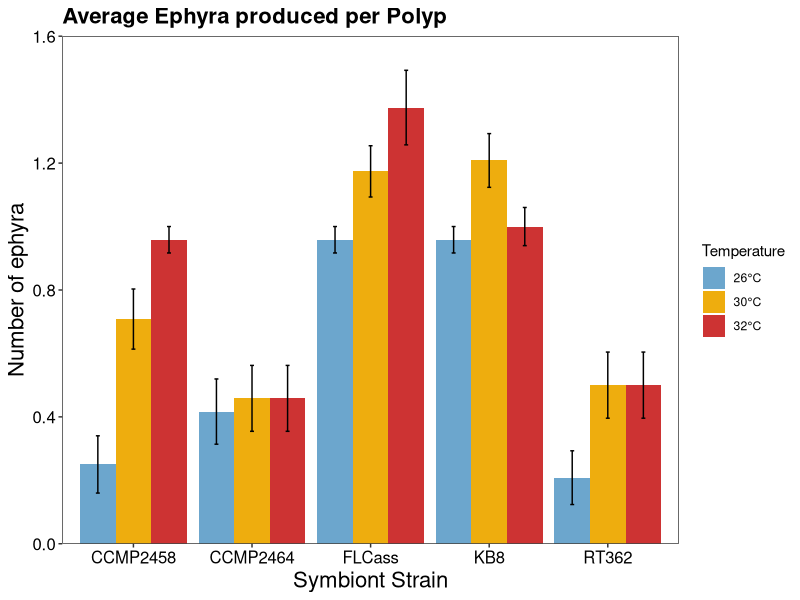

Write the R code that produced this figure. (Note: this script raises an error after producing the figure.)
#Cassiopea Polyp Data
#Created by Jennica Moffat 02162020

#Clear the environment
rm(list=ls())

#load libraries
library(tidyverse)
library(car)

#Load data
mydata<-read.csv("Data/Thesis_PolypData_Summary.csv")
mydata<-mydata%>%
  mutate_if(is.character,as.factor)

#Aposymbiotic removed (for developmental timing and ephyra)
NoApoData <- mydata %>%
  filter(Genotype != "Aposymbiotic") %>%
  droplevels
#Apo and dead removed 
NoApoNoDeadData <- subset(NoApoData, Survive.to.End == "Yes")

#Adding columns for each developmental stage to see percentage that actually reached that stage in 28 days
Developed.data<-NoApoData%>%
  mutate(Inoc = ifelse(is.na(Days.to.Inoculation), "No", "Yes"),
         Strob=ifelse(is.na(Days.to.Strobilation), "No", "Yes"),
         Ephyra=ifelse(is.na(Days.to.Ephyra), "No", "Yes"))

#GRAPHS#
#Bargraph of total average ephyra production including dead ones####
#New data frame without Apo (since no ephyra)
NoApoData <- mydata %>%
  filter(Genotype != "Aposymbiotic") %>%
  droplevels

TotalEphyra <- NoApoData %>%
  group_by(Genotype, Temp) %>%
  summarize(mean=mean(Total.Ephyra.Produced, na.rm=TRUE), SE=sd(Total.Ephyra.Produced, na.rm=TRUE)/sqrt(length(na.omit(Total.Ephyra.Produced))))

TotalEphyraPlot<-ggplot(TotalEphyra, aes(x=Genotype, y=mean, fill=factor(Temp), group=factor(Temp)))+  #basic plot
  theme_bw()+ #Removes grey background
  scale_y_continuous(expand=c(0,0), limits=c(0, 1.6))+
  theme(plot.title = element_text(face = "bold", size=16), axis.text.x=element_text(color="black", size=12), axis.text.y=element_text(color="black", size=12), axis.title.x = element_text(color="black", size=16), axis.title.y = element_text(color="black", size=16),panel.grid.major=element_blank(), panel.grid.minor=element_blank()) +
  geom_bar(stat="identity", position="dodge", size=0.6) + #determines the bar width
  geom_errorbar(aes(ymax=mean+SE, ymin=mean-SE), stat="identity", position=position_dodge(width=0.9), width=0.1)+  #adds error bars
  labs(x="Symbiont Strain", y="Number of ephyra", fill="Temperature")+  #labels the x and y axes
  ggtitle("Average Ephyra produced per Polyp")+
  scale_fill_manual(values = c("skyblue3", "darkgoldenrod2", "brown3"), labels=c("26°C", "30°C", "32°C"))
TotalEphyraPlot

TotalEphyraPlot+ggsave("Graphs/Polyps/EphyraProduced_deadincluded.png", width=8, height=5)

#Total Ephyra final plot
pal<-c("#79CFDB", "#859A51", "#DFADE1") #blue, green, pink (not colorblind friendly)
pal<-c("#2c7fb8", "#7fcdbb", "#edf8b1") #blue greens
pal<-c("#88CCEE", "#DDCC77", "#CC6677") #blue, yellow, orange
pal<-c("#ac8eab", "#f2cec7", "#c67b6f") #purples

Ephyra.final<-ggplot(TotalEphyra, aes(x=Genotype, y=mean, fill=factor(Temp), group=factor(Temp)))+  #basic plot
  theme_bw()+ #Removes grey background
  labs(x="Symbiont Genotype", y="Ephyra Produced", fill="Temperature")+#labels the x and y axes
  theme(axis.text.x=element_text(color="black", size=11), axis.text.y=element_text(color="black", size=12), axis.title.x = element_text(color="black", size=16), axis.title.y = element_text(color="black", size=16),panel.grid.major=element_blank(), panel.grid.minor=element_blank()) +
  geom_bar(stat="identity", position="dodge", size=0.6) + #determines the bar width
  geom_errorbar(aes(ymax=mean+SE, ymin=mean-SE), stat="identity", position=position_dodge(width=0.9), width=0.1)+  #adds error bars
  scale_fill_manual(values=pal, labels = c("26°C", "30°C", "32°C"))+
  scale_y_continuous(expand=c(0,0), limits=c(0,1.6))
Ephyra.final
Ephyra.final+ggsave("Graphs/FinalGraphs/polyp_totalephyra.png", width=8, height=5)

#Just temp, not geno
TotalEphyraTemp <- NoApoData %>%
  group_by(Temp) %>%
  summarize(mean=mean(Total.Ephyra.Produced, na.rm=TRUE), SE=sd(Total.Ephyra.Produced, na.rm=TRUE)/sqrt(length(na.omit(Total.Ephyra.Produced))))
TotalEphyraTemp

TotalEphyraPlotTemp<-ggplot(TotalEphyraTemp, aes(x=Temp, y=mean))+  #basic plot
  theme_bw()+ #Removes grey background
  theme(axis.text.x=element_text(color="black", size=14), axis.text.y=element_text(face="bold", color="black", size=12), axis.title.x = element_text(face="bold", color="black", size=16), axis.title.y = element_text(face="bold", color="black", size=16),panel.grid.major=element_blank(), panel.grid.minor=element_blank()) +
  geom_bar(stat="identity", position="dodge", size=0.6, fill="mediumorchid4") + #determines the bar width
  geom_errorbar(aes(ymax=mean+SE, ymin=mean-SE), stat="identity", position=position_dodge(width=0.9), width=0.1)+  #adds error bars
  labs(x="Temperature", y="Average Ephyra per polyp")+  #labels the x and y axes
  ggtitle("Average Ephyra produced per Polyp (dead included)")
  
TotalEphyraPlotTemp+ggsave("Graphs/Polyps/EphyraByTemp.png", width=10, height=5)

#Just geno, not temp
TotalEphyraGeno <- NoApoData %>%
  group_by(Genotype) %>%
  summarize(mean=mean(Total.Ephyra.Produced, na.rm=TRUE), SE=sd(Total.Ephyra.Produced, na.rm=TRUE)/sqrt(length(na.omit(Total.Ephyra.Produced))))
TotalEphyraGeno

TotalEphyraPlotGeno<-ggplot(TotalEphyraGeno, aes(x=Genotype, y=mean))+  #basic plot
  theme_bw()+ #Removes grey background
  theme(axis.text.x=element_text(color="black", size=14), axis.text.y=element_text(face="bold", color="black", size=12), axis.title.x = element_text(face="bold", color="black", size=16), axis.title.y = element_text(face="bold", color="black", size=16),panel.grid.major=element_blank(), panel.grid.minor=element_blank()) +
  geom_bar(stat="identity", position="dodge", size=0.6, fill="darkseagreen3") + #determines the bar width
  geom_errorbar(aes(ymax=mean+SE, ymin=mean-SE), stat="identity", position=position_dodge(width=0.9), width=0.1)+  #adds error bars
  labs(x="Genotype", y="Average Ephyra per polyp")+  #labels the x and y axes
  ggtitle("Average Ephyra produced per Polyp (dead included)")
TotalEphyraPlotGeno
TotalEphyraPlotGeno+ggsave("Graphs/Polyps/EphyraByGeno.png", width=10, height=5)

#Boxplot of total ephyra production####
NoApoDataEphyra<-NoApoData%>%
  filter(Total.Ephyra.Produced!="NA")

boxplot<-NoApoDataEphyra%>%
  ggplot(aes(x=Genotype, y=Total.Ephyra.Produced, fill=Temp))+
  geom_boxplot()+
  theme_bw()+
  scale_x_discrete(name = "Genotype") +
  scale_y_continuous(name = "Total Ephyra Produced")+
  ggtitle("Total ephyra production per polyp")+
  theme(plot.title = element_text(face="bold"), 
        axis.text.x=element_text(size=10), 
        axis.text.y=element_text(size=10), 
        axis.title.y = element_text(face="bold", size=12), 
        axis.title.x = element_text(face="bold", size=12))+
  labs(fill="Temperature")+
  scale_fill_manual(values = c("#79CFDB", "#859A51", "#DFADE1"), labels=c("26°C", "30°C","32°C"))
boxplot
#Since they all either produced 0, 1, or 2, there's too many dots to use jitter
#I think bargraph is best to represent this one. 

violinplot<-NoApoDataEphyra%>%
  ggplot(aes(x=Genotype, y=Total.Ephyra.Produced, fill=Temp))+
  geom_violin()+
  theme_bw()+
  scale_x_discrete(name = "Genotype") +
  scale_y_continuous(name = "Total Ephyra Produced")+
  ggtitle("Total ephyra production per polyp")+
  theme(plot.title = element_text(hjust=0.5, face="bold"), 
        axis.text.x=element_text(size=10), 
        axis.text.y=element_text(size=10), 
        axis.title.y = element_text(face="bold", size=12), 
        axis.title.x = element_text(face="bold", size=12))+
  labs(fill="Temperature")+
  scale_fill_manual(values = c("#79CFDB", "#859A51", "#DFADE1"), labels=c("26°C", "30°C","32°C"))
violinplot


#New dataframe without dead
NoApoNoDeadData <- subset(NoApoData, Survive.to.End == "Yes")
View(NoApoNoDeadData)

#Average Total Ephyra Produced#
TotalEphyraNoDead <- NoApoNoDeadData %>%
  group_by(Genotype, Temp) %>%
  summarize(mean=mean(Total.Ephyra.Produced, na.rm=TRUE), SE=sd(Total.Ephyra.Produced, na.rm=TRUE)/sqrt(length(na.omit(Total.Ephyra.Produced))))
TotalEphyraNoDead

TotalEphyraNoDeadPlot<-ggplot(TotalEphyraNoDead, aes(x=Genotype, y=mean, fill=factor(Temp), group=factor(Temp)))+  #basic plot
  theme_bw()+ #Removes grey background
  theme(axis.text.x=element_text(color="black", size=14), axis.text.y=element_text(face="bold", color="black", size=12), axis.title.x = element_text(face="bold", color="black", size=16), axis.title.y = element_text(face="bold", color="black", size=16),panel.grid.major=element_blank(), panel.grid.minor=element_blank()) +
  geom_bar(stat="identity", position="dodge", size=0.6) + #determines the bar width
  geom_errorbar(aes(ymax=mean+SE, ymin=mean-SE), stat="identity", position=position_dodge(width=0.9), width=0.1)+  #adds error bars
  labs(x="Genotype", y="Average Ephyra per polyp", fill="Temperature")+  #labels the x and y axes
  ggtitle("Average Ephyra produced per Polyp (dead removed)")+
  scale_fill_manual(values = c("skyblue3", "darkgoldenrod2", "brown3"), labels=c("26°C", "30°C", "32°C"))
TotalEphyraNoDeadPlot

TotalEphyraNoDeadPlot+ggsave("Graphs/Polyps/EphyraProduced_deadremoved.pdf", width=11, height=6.19, dpi=300, unit="in")

#Average Total Ephyra Produced as percent that inoculated 
InoculatedData <- subset(NoApoNoDeadData, Days.to.Inoculation != "NA")

EphyraifInoc <- InoculatedData %>%
  group_by(Genotype, Temp) %>%
  summarize(mean=mean(Total.Ephyra.Produced, na.rm=TRUE), SE=sd(Total.Ephyra.Produced, na.rm=TRUE)/sqrt(length(na.omit(Total.Ephyra.Produced))))
EphyraifInoc

EphyraifInocPlot<-ggplot(EphyraifInoc, aes(x=Genotype, y=mean, fill=factor(Temp), group=factor(Temp)))+  #basic plot
  theme_bw()+ #Removes grey background
  theme(axis.text.x=element_text(color="black", size=14), axis.text.y=element_text(face="bold", color="black", size=12), axis.title.x = element_text(face="bold", color="black", size=16), axis.title.y = element_text(face="bold", color="black", size=16),panel.grid.major=element_blank(), panel.grid.minor=element_blank()) +
  geom_bar(stat="identity", position="dodge", size=0.6) + #determines the bar width
  geom_errorbar(aes(ymax=mean+SE, ymin=mean-SE), stat="identity", position=position_dodge(width=0.9), width=0.1)+  #adds error bars
  labs(x="Genotype", y="Average Ephyra per polyp", fill="Temperature")+  #labels the x and y axes
  ggtitle("Average Ephyra produced per Polyp (if inoculated)")+
  scale_fill_manual(values = c("skyblue3", "darkgoldenrod2", "brown3"), labels=c("26°C", "30°C", "32°C"))
EphyraifInocPlot

EphyraifInocPlot+ggsave("Graphs/Polyps/EphyraifInoc.pdf", width=11, height=6.19, dpi=300, unit="in")


#Time to strobilation####
#Removing the NA's, which are the ones that never strobilated. Losing part of the story. 
#How to manage?

#First, let's see how many even got to strobilation
total.strob<-Developed.data%>%
  group_by(Genotype, Temp, Strob)%>%
  tally()
ggplot(total.strob, aes(fill=Strob, y=n, x=Temp))+
  geom_bar(position="stack", stat="identity")+
  facet_wrap(~Genotype)


DaystoStrobNoDead <- NoApoNoDeadData %>%
  group_by(Genotype, Temp) %>%
  summarize(mean=mean(Days.to.Strobilation, na.rm=TRUE), SE=sd(Days.to.Strobilation, na.rm=TRUE)/sqrt(length(na.omit(Days.to.Strobilation))))

DaystoStrobNoDeadPlot<-ggplot(DaystoStrobNoDead, aes(x=Genotype, y=mean, fill=factor(Temp), group=factor(Temp)))+  #basic plot
  theme_bw()+ #Removes grey background
  scale_y_continuous(expand=c(0,0), limits=c(0, 25))+
  theme(plot.title = element_text(face = "bold", size=16), axis.text.x=element_text(color="black", size=12), axis.text.y=element_text(color="black", size=12), axis.title.x = element_text(color="black", size=16), axis.title.y = element_text(color="black", size=16),panel.grid.major=element_blank(), panel.grid.minor=element_blank()) +
  geom_bar(stat="identity", position="dodge", size=0.6) + #determines the bar width
  geom_errorbar(aes(ymax=mean+SE, ymin=mean-SE), stat="identity", position=position_dodge(width=0.9), width=0.1)+  #adds error bars
  labs(x="Symbiont Strain", y="Number of days", fill="Temperature")+  #labels the x and y axes
  ggtitle("Average Days to Strobilation")+
  scale_fill_manual(values = c("skyblue3", "darkgoldenrod2", "brown3"), labels=c("26°C", "30°C", "32°C"))
DaystoStrobNoDeadPlot

DaystoStrobNoDeadPlot+ggsave("Graphs/Polyps/DaystoStrob_deadremoved.png", width=8, height=5)

#Boxplot of data to see distribution
ggplot(NoApoNoDeadData, aes(x=Genotype, y=Days.to.Strobilation, fill=factor(Temp)))+  #basic plot
  theme_bw()+
  geom_boxplot()+
  labs(x="Genotype", y="Avg days to strobilation", fill="Temperature")+  #labels the x and y axes
  ggtitle("Average Days to Strobilation (dead removed)")+
  scale_fill_manual(values = c("skyblue3", "darkgoldenrod2", "brown3"), labels=c("26°C", "30°C", "32°C"))
#Automatically removes all NA's values, so graph is just of those that did strobilate


strob.boxplot<-NoApoData%>%
  ggplot(aes(x=Genotype, y=Days.to.Strobilation, fill=Temp))+
  geom_boxplot()+
  theme_bw()+
  geom_jitter(color="black", size=0.5, alpha=0.7)+
  scale_x_discrete(name = "Genotype") +
  scale_y_continuous(name = "Days to Strobilation")+
  ggtitle("Days to Strobilation")+
  theme(plot.title = element_text(face="bold"), 
        axis.text.x=element_text(size=10), 
        axis.text.y=element_text(size=10), 
        axis.title.y = element_text(face="bold", size=12), 
        axis.title.x = element_text(face="bold", size=12))+
  labs(fill="Temperature")+
  scale_fill_manual(values = c("#79CFDB", "#859A51", "#DFADE1"), labels=c("26°C", "30°C","32°C"))

strob.boxplot+ggsave("Graphs/Polyps/DaystoStrob.boxplot.png", width=10, height=5)

#Just temp, not geno
DaystoStrobNoDeadTemp <- NoApoNoDeadData %>%
  group_by(Temp) %>%
  summarize(mean=mean(Days.to.Strobilation, na.rm=TRUE), SE=sd(Days.to.Strobilation, na.rm=TRUE)/sqrt(length(na.omit(Days.to.Strobilation))))
DaystoStrobNoDeadTemp

DaysStrobTemp<-ggplot(DaystoStrobNoDeadTemp, aes(x=Temp, y=mean))+  #basic plot
  theme_bw()+ #Removes grey background
  theme(axis.text.x=element_text(color="black", size=14), axis.text.y=element_text(face="bold", color="black", size=12), axis.title.x = element_text(face="bold", color="black", size=16), axis.title.y = element_text(face="bold", color="black", size=16),panel.grid.major=element_blank(), panel.grid.minor=element_blank()) +
  geom_bar(stat="identity", position="dodge", size=0.6, fill="mediumorchid4") + #determines the bar width
  geom_errorbar(aes(ymax=mean+SE, ymin=mean-SE), stat="identity", position=position_dodge(width=0.9), width=0.1)+  #adds error bars
  labs(x="Temperature", y="Days to strobilation")+  #labels the x and y axes
  ggtitle("Average Days to Strobilation (no dead)")
DaysStrobTemp+ggsave("Graphs/Polyps/DaystoStrobTemp.png", width=10, height=5)

#Just geno, not temp
DaystoStrobNoDeadGeno <- NoApoNoDeadData %>%
  group_by(Genotype) %>%
  summarize(mean=mean(Days.to.Strobilation, na.rm=TRUE), SE=sd(Days.to.Strobilation, na.rm=TRUE)/sqrt(length(na.omit(Days.to.Strobilation))))
DaystoStrobNoDeadGeno

DaysStrobGeno<-ggplot(DaystoStrobNoDeadGeno, aes(x=Genotype, y=mean))+  #basic plot
  theme_bw()+ #Removes grey background
  theme(axis.text.x=element_text(color="black", size=14), axis.text.y=element_text(face="bold", color="black", size=12), axis.title.x = element_text(face="bold", color="black", size=16), axis.title.y = element_text(face="bold", color="black", size=16),panel.grid.major=element_blank(), panel.grid.minor=element_blank()) +
  geom_bar(stat="identity", position="dodge", size=0.6, fill="darkseagreen3") + #determines the bar width
  geom_errorbar(aes(ymax=mean+SE, ymin=mean-SE), stat="identity", position=position_dodge(width=0.9), width=0.1)+  #adds error bars
  labs(x="Genotype", y="Days to Strobilation")+  #labels the x and y axes
  ggtitle("Average Days to Strobilation (no dead)")
DaysStrobGeno+ggsave("Graphs/Polyps/DaystoStrobGeno.png", width=10, height=5)


#Time to inoculation (same issue as strobilation)####
#First, let's see how many even inoculated
total.inoc<-Developed.data%>%
  group_by(Genotype, Temp, Inoc)%>%
  tally()
ggplot(total.inoc, aes(fill=Inoc, y=n, x=Temp))+
  geom_bar(position="stack", stat="identity")+
  facet_wrap(~Genotype)

DaystoInocNoDead <- NoApoNoDeadData %>%
  group_by(Genotype, Temp) %>%
  summarize(mean=mean(Days.to.Inoculation, na.rm=TRUE), SE=sd(Days.to.Inoculation, na.rm=TRUE)/sqrt(length(na.omit(Days.to.Inoculation))))
DaystoInocNoDead

DaystoInocNoDeadPlot<-ggplot(DaystoInocNoDead, aes(x=Genotype, y=mean, fill=factor(Temp), group=factor(Temp)))+  #basic plot
  theme_bw()+ #Removes grey background
  scale_y_continuous(expand=c(0,0), limits=c(0, 24))+
  theme(plot.title = element_text(face = "bold", size=16), axis.text.x=element_text(color="black", size=12), axis.text.y=element_text(color="black", size=12), axis.title.x = element_text(color="black", size=16), axis.title.y = element_text(color="black", size=16),panel.grid.major=element_blank(), panel.grid.minor=element_blank()) +
  geom_bar(stat="identity", position="dodge", size=0.6) + #determines the bar width
  geom_errorbar(aes(ymax=mean+SE, ymin=mean-SE), stat="identity", position=position_dodge(width=0.9), width=0.1)+  #adds error bars
  labs(x="Symbiont Strain", y="Number of days", fill="Temperature")+  #labels the x and y axes
  ggtitle("Average Days to Inoculation")+
  scale_fill_manual(values = c("skyblue3", "darkgoldenrod2", "brown3"), labels=c("26°C", "30°C", "32°C"))
DaystoInocNoDeadPlot

DaystoInocNoDeadPlot+ggsave("Graphs/Polyps/DaystoInoc_deadremoved.png", width=8, height=5)

#Just temp, not geno
DaystoInocNoDeadTemp <- NoApoNoDeadData %>%
  group_by(Temp) %>%
  summarize(mean=mean(Days.to.Inoculation, na.rm=TRUE), SE=sd(Days.to.Inoculation, na.rm=TRUE)/sqrt(length(na.omit(Days.to.Inoculation))))
DaystoInocNoDeadTemp

DaysInocTemp<-ggplot(DaystoInocNoDeadTemp, aes(x=Temp, y=mean))+  #basic plot
  theme_bw()+ #Removes grey background
  theme(axis.text.x=element_text(color="black", size=14), axis.text.y=element_text(face="bold", color="black", size=12), axis.title.x = element_text(face="bold", color="black", size=16), axis.title.y = element_text(face="bold", color="black", size=16),panel.grid.major=element_blank(), panel.grid.minor=element_blank()) +
  geom_bar(stat="identity", position="dodge", size=0.6, fill="mediumorchid4") + #determines the bar width
  geom_errorbar(aes(ymax=mean+SE, ymin=mean-SE), stat="identity", position=position_dodge(width=0.9), width=0.1)+  #adds error bars
  labs(x="Temperature", y="Days to inoculation")+  #labels the x and y axes
  ggtitle("Average Days to Inoculation (no dead)")
DaysInocTemp+ggsave("Graphs/Polyps/DaystoInocTemp.png", width=10, height=5)

#Just geno, not temp
DaystoInocNoDeadGeno <- NoApoNoDeadData %>%
  group_by(Genotype) %>%
  summarize(mean=mean(Days.to.Inoculation, na.rm=TRUE), SE=sd(Days.to.Inoculation, na.rm=TRUE)/sqrt(length(na.omit(Days.to.Inoculation))))
DaystoInocNoDeadGeno

DaysInocGeno<-ggplot(DaystoInocNoDeadGeno, aes(x=Genotype, y=mean))+  #basic plot
  theme_bw()+ #Removes grey background
  theme(axis.text.x=element_text(color="black", size=14), axis.text.y=element_text(face="bold", color="black", size=12), axis.title.x = element_text(face="bold", color="black", size=16), axis.title.y = element_text(face="bold", color="black", size=16),panel.grid.major=element_blank(), panel.grid.minor=element_blank()) +
  geom_bar(stat="identity", position="dodge", size=0.6, fill="darkseagreen3") + #determines the bar width
  geom_errorbar(aes(ymax=mean+SE, ymin=mean-SE), stat="identity", position=position_dodge(width=0.9), width=0.1)+  #adds error bars
  labs(x="Temperature", y="Days to inoculation")+  #labels the x and y axes
  ggtitle("Average Days to Inoculation (no dead)")
DaysInocGeno+ggsave("Graphs/Polyps/DaystoInocGeno.png", width=10, height=5)


#Time to inoculation boxplot####
inoc.boxplot<-NoApoData%>%
  ggplot(aes(x=Genotype, y=Days.to.Inoculation, fill=Temp))+
  geom_boxplot()+
  theme_bw()+
  geom_jitter(color="black", size=0.5, alpha=0.7)+
  scale_x_discrete(name = "Genotype") +
  scale_y_continuous(name = "Days to Inoculation")+
  ggtitle("Days to Inoculation")+
  theme(plot.title = element_text(face="bold"), 
        axis.text.x=element_text(size=10), 
        axis.text.y=element_text(size=10), 
        axis.title.y = element_text(face="bold", size=12), 
        axis.title.x = element_text(face="bold", size=12))+
  labs(fill="Temperature")+
  scale_fill_manual(values = c("#79CFDB", "#859A51", "#DFADE1"), labels=c("26°C", "30°C","32°C"))
inoc.boxplot+ggsave("Graphs/Polyps/Inoculation.boxplot.png", width=10, height=5)

#time to ephyra####
#First, let's see how many even got to strobilation
time.ephyra.total<-Developed.data%>%
  group_by(Genotype, Temp, Ephyra)%>%
  tally()
ggplot(time.ephyra.total, aes(fill=Ephyra, y=n, x=Temp))+
  geom_bar(position="stack", stat="identity")+
  facet_wrap(~Genotype)

#Boxplot of those that did produce an ephyra
DaystoEphyraNoDead <- NoApoNoDeadData %>%
  group_by(Genotype, Temp) %>%
  summarize(mean=mean(Days.to.Ephyra, na.rm=TRUE), SE=sd(Days.to.Ephyra, na.rm=TRUE)/sqrt(length(na.omit(Days.to.Ephyra))))
DaystoEphyraNoDead

DaystoEphyraNoDeadPlot<-ggplot(DaystoEphyraNoDead, aes(x=Genotype, y=mean, fill=factor(Temp), group=factor(Temp)))+  #basic plot
  theme_bw()+ #Removes grey background+
  scale_y_continuous(expand=c(0,0), limits=c(0, 28))+
  theme(plot.title = element_text(face = "bold", size=16), axis.text.x=element_text(color="black", size=12), axis.text.y=element_text(color="black", size=12), axis.title.x = element_text(color="black", size=16), axis.title.y = element_text(color="black", size=16),panel.grid.major=element_blank(), panel.grid.minor=element_blank()) +
  geom_bar(stat="identity", position="dodge", size=0.6) + #determines the bar width
  geom_errorbar(aes(ymax=mean+SE, ymin=mean-SE), stat="identity", position=position_dodge(width=0.9), width=0.1)+  #adds error bars
  labs(x="Symbiont Strain", y="Number of days", fill="Temperature")+  #labels the x and y axes
  ggtitle("Average Days to Produce an Ephyra")+
  scale_fill_manual(values = c("skyblue3", "darkgoldenrod2", "brown3"), labels=c("26°C", "30°C", "32°C"))
DaystoEphyraNoDeadPlot

DaystoEphyraNoDeadPlot+ggsave("Graphs/Polyps/DaystoEphyra_deadremoved.png", width=8, height=5)

#boxplot
TE.boxplot<-NoApoData%>%
  ggplot(aes(x=Genotype, y=Days.to.Ephyra, fill=Temp))+
  geom_boxplot()+
  theme_bw()+
  geom_jitter(color="black", size=0.5, alpha=0.7)+
  scale_x_discrete(name = "Genotype") +
  scale_y_continuous(name = "Days to Ephyra")+
  ggtitle("Days to Produce First Ephyra")+
  theme(plot.title = element_text(face="bold"), 
        axis.text.x=element_text(size=10), 
        axis.text.y=element_text(size=10), 
        axis.title.y = element_text(face="bold", size=12), 
        axis.title.x = element_text(face="bold", size=12))+
  labs(fill="Temperature")+
  scale_fill_manual(values = c("#79CFDB", "#859A51", "#DFADE1"), labels=c("26°C", "30°C","32°C"))
TE.boxplot+ggsave("Graphs/Polyps/DaystoEphyra.boxplot.png", width=10, height=5)


#Just temp, not geno
DaystoEphyraNoDeadTemp <- NoApoNoDeadData %>%
  group_by(Temp) %>%
  summarize(mean=mean(Days.to.Ephyra, na.rm=TRUE), SE=sd(Days.to.Ephyra, na.rm=TRUE)/sqrt(length(na.omit(Days.to.Ephyra))))
DaystoEphyraNoDeadTemp

DaysEphyraTemp<-ggplot(DaystoEphyraNoDeadTemp, aes(x=Temp, y=mean))+  #basic plot
  theme_bw()+ #Removes grey background
  theme(axis.text.x=element_text(color="black", size=14), axis.text.y=element_text(face="bold", color="black", size=12), axis.title.x = element_text(face="bold", color="black", size=16), axis.title.y = element_text(face="bold", color="black", size=16),panel.grid.major=element_blank(), panel.grid.minor=element_blank()) +
  geom_bar(stat="identity", position="dodge", size=0.6, fill="mediumorchid4") + #determines the bar width
  geom_errorbar(aes(ymax=mean+SE, ymin=mean-SE), stat="identity", position=position_dodge(width=0.9), width=0.1)+  #adds error bars
  labs(x="Temperature", y="Days to ephyra")+  #labels the x and y axes
  ggtitle("Average Days to Ephyra (no dead)")
DaysEphyraTemp+ggsave("Graphs/Polyps/DaystoEphyraTemp.png", width=10, height=5)

#Just geno, not temp
DaystoEphyraNoDeadGeno <- NoApoNoDeadData %>%
  group_by(Genotype) %>%
  summarize(mean=mean(Days.to.Ephyra, na.rm=TRUE), SE=sd(Days.to.Ephyra, na.rm=TRUE)/sqrt(length(na.omit(Days.to.Ephyra))))
DaystoEphyraNoDeadGeno

DaysEphyraGeno<-ggplot(DaystoEphyraNoDeadGeno, aes(x=Genotype, y=mean))+  #basic plot
  theme_bw()+ #Removes grey background
  theme(axis.text.x=element_text(color="black", size=14), axis.text.y=element_text(face="bold", color="black", size=12), axis.title.x = element_text(face="bold", color="black", size=16), axis.title.y = element_text(face="bold", color="black", size=16),panel.grid.major=element_blank(), panel.grid.minor=element_blank()) +
  geom_bar(stat="identity", position="dodge", size=0.6, fill="darkseagreen3") + #determines the bar width
  geom_errorbar(aes(ymax=mean+SE, ymin=mean-SE), stat="identity", position=position_dodge(width=0.9), width=0.1)+  #adds error bars
  labs(x="Temperature", y="Days to ephyra")+  #labels the x and y axes
  ggtitle("Average Days to Ephyra (no dead)")
DaysEphyraGeno+ggsave("Graphs/Polyps/DaystoEphyraGeno.png", width=10, height=5)

#Survival####
#I have one weird NA from a spilled one. Just gonna remove it. 
mydata2<-subset(mydata, Survive.to.End != "NA")

Survival<- mydata2%>%group_by(Genotype, Temp)%>%
  tally(Survive.to.End == "Yes")
Survival

Survival$SurvivalRate<-Survival$n/24
Survival

#Not quite because I need SE somehow
Survival2<- mydata2%>%group_by(Genotype, Temp, Plate, WellNum)%>%
  tally(Survive.to.End == "Yes")
Survival2

SurvivalSummary<-Survival2%>%
  group_by(Genotype, Temp) %>%
  summarize(mean=mean(n, na.rm=TRUE), SE=sd(n, na.rm=TRUE)/sqrt(length(na.omit(n))))
SurvivalSummary
#I think this is what I need. Double check!

SurvivalPlot<-ggplot(SurvivalSummary, aes(x=Genotype, y=mean, fill=factor(Temp), group=factor(Temp)))+  #basic plot
  theme_bw()+ #Removes grey background
  theme(axis.text.x=element_text(color="black", size=14), axis.text.y=element_text(face="bold", color="black", size=12), axis.title.x = element_text(face="bold", color="black", size=16), axis.title.y = element_text(face="bold", color="black", size=16),panel.grid.major=element_blank(), panel.grid.minor=element_blank()) +
  geom_bar(stat="identity", position="dodge", size=0.6) + #determines the bar width
  geom_errorbar(aes(ymax=mean+SE, ymin=mean-SE), stat="identity", position=position_dodge(width=0.9), width=0.1)+  #adds error bars
  labs(x="Genotype", y="Avg Survival", fill="Temperature")+  #labels the x and y axes
  ggtitle("Average Survival")+
  scale_fill_manual(values = c("skyblue3", "darkgoldenrod2", "brown3"), labels=c("26°C", "30°C", "32°C"))
SurvivalPlot

SurvivalPlot+ggsave("Graphs/Polyps/SurvivalPlot.pdf", width=11, height=6.19, dpi=300, unit="in")


#Bud production####
#Removing dead polyps
NoDeadData <- subset(mydata, Survive.to.End == "Yes")
NoDeadData

BudData<-NoDeadData%>%
  group_by(Genotype, Temp)%>%
  summarize(mean=mean(Total.Buds, na.rm=TRUE), SE=sd(Total.Buds, na.rm=TRUE)/sqrt(length(na.omit(Total.Buds))))
BudData

BudPlot<-ggplot(BudData, aes(x=Genotype, y=mean, fill=factor(Temp), group=factor(Temp)))+  #basic plot
  theme_bw()+ #Removes grey background
  scale_y_continuous(expand=c(0,0), limits=c(0, 5.1))+
  theme(plot.title = element_text(face = "bold", size=16), axis.text.x=element_text(color="black", size=12), axis.text.y=element_text(color="black", size=12), axis.title.x = element_text(color="black", size=16), axis.title.y = element_text(color="black", size=16),panel.grid.major=element_blank(), panel.grid.minor=element_blank()) +
  geom_bar(stat="identity", position="dodge", size=0.6) + #determines the bar width
  geom_errorbar(aes(ymax=mean+SE, ymin=mean-SE), stat="identity", position=position_dodge(width=0.9), width=0.1)+  #adds error bars
  labs(x="Symbiont Strain", y="Number of buds", fill="Temperature")+  #labels the x and y axes
  ggtitle("Average buds produced per polyp")+
  scale_fill_manual(values = c("skyblue3", "darkgoldenrod2", "brown3"), labels=c("26°C", "30°C", "32°C"))
BudPlot

BudPlot+ggsave("Graphs/Polyps/BudPlot_deadremoved.png", width=8, height=5)

BudData<-mydata%>%
  group_by(Genotype, Temp)%>%
  summarize(mean=mean(Total.Buds, na.rm=TRUE), SE=sd(Total.Buds, na.rm=TRUE)/sqrt(length(na.omit(Total.Buds))))

pal<-c("#ac8eab", "#f2cec7", "#c67b6f") #purples
Buds.final<-ggplot(BudData, aes(x=Genotype, y=mean, fill=factor(Temp), group=factor(Temp)))+  #basic plot
  theme_bw()+ #Removes grey background
  labs(x="Symbiont Genotype", y="Number of Buds", fill="Temperature")+#labels the x and y axes
  theme(axis.text.x=element_text(color="black", size=11), axis.text.y=element_text(color="black", size=12), axis.title.x = element_text(color="black", size=16), axis.title.y = element_text(color="black", size=16),panel.grid.major=element_blank(), panel.grid.minor=element_blank()) +
  geom_bar(stat="identity", position="dodge", size=0.6) + #determines the bar width
  geom_errorbar(aes(ymax=mean+SE, ymin=mean-SE), stat="identity", position=position_dodge(width=0.9), width=0.1)+  #adds error bars
  scale_fill_manual(values=pal, labels = c("26°C", "30°C", "32°C"))+
  scale_y_continuous(expand=c(0,0), limits=c(0,5.1))
Buds.final
Buds.final+ggsave("Graphs/FinalGraphs/polyp_buds.png", width=8, height=5)


#Boxplot
bud.boxplot<-mydata%>%
  ggplot(aes(x=Genotype, y=Total.Buds, fill=Temp))+
  geom_boxplot()+
  theme_bw()+
  geom_jitter(color="black", size=0.5, alpha=0.7)+
  scale_x_discrete(name = "Genotype") +
  scale_y_continuous(name = "Number of Buds")+
  ggtitle("Total Bud Production per Polyp")+
  theme(plot.title = element_text(face="bold"), 
        axis.text.x=element_text(size=10), 
        axis.text.y=element_text(size=10), 
        axis.title.y = element_text(face="bold", size=12), 
        axis.title.x = element_text(face="bold", size=12))+
  labs(fill="Temperature")+
  scale_fill_manual(values = c("#79CFDB", "#859A51", "#DFADE1"), labels=c("26°C", "30°C","32°C"))
bud.boxplot+ggsave("Graphs/Polyps/Bud.boxplot.png", width=10, height=5)

bud.boxplot.nojitter<-mydata%>%
  ggplot(aes(x=Genotype, y=Total.Buds, fill=Temp))+
  geom_boxplot()+
  theme_bw()+
  scale_x_discrete(name = "Genotype") +
  scale_y_continuous(name = "Number of Buds")+
  ggtitle("Total Bud Production per Polyp")+
  theme(plot.title = element_text(face="bold"), 
        axis.text.x=element_text(size=10), 
        axis.text.y=element_text(size=10), 
        axis.title.y = element_text(face="bold", size=12), 
        axis.title.x = element_text(face="bold", size=12))+
  labs(fill="Temperature")+
  scale_fill_manual(values = c("#79CFDB", "#859A51", "#DFADE1"), labels=c("26°C", "30°C","32°C"))
bud.boxplot.nojitter+ggsave("Graphs/Polyps/Bud.boxplot.nojitter.png", width=10, height=5)

#violin
bud.violin<-mydata%>%
  ggplot(aes(x=Genotype, y=Total.Buds, fill=Temp))+
  geom_violin()+
  theme_bw()+
  scale_x_discrete(name = "Genotype") +
  scale_y_continuous(name = "Number of Buds")+
  ggtitle("Total Bud Production per Polyp")+
  theme(plot.title = element_text(face="bold"), 
        axis.text.x=element_text(size=10), 
        axis.text.y=element_text(size=10), 
        axis.title.y = element_text(face="bold", size=12), 
        axis.title.x = element_text(face="bold", size=12))+
  labs(fill="Temperature")+
  scale_fill_manual(values = c("#79CFDB", "#859A51", "#DFADE1"), labels=c("26°C", "30°C","32°C"))
bud.violin
#Nothing too crazy, but good to double check. 


#Just temp, not geno
BudDataTemp<-NoDeadData%>%
  group_by(Temp)%>%
  summarize(mean=mean(Total.Buds, na.rm=TRUE), SE=sd(Total.Buds, na.rm=TRUE)/sqrt(length(na.omit(Total.Buds))))
BudDataTemp

BudTemp<-ggplot(BudDataTemp, aes(x=Temp, y=mean))+  #basic plot
  theme_bw()+ #Removes grey background
  theme(axis.text.x=element_text(color="black", size=14), axis.text.y=element_text(face="bold", color="black", size=12), axis.title.x = element_text(face="bold", color="black", size=16), axis.title.y = element_text(face="bold", color="black", size=16),panel.grid.major=element_blank(), panel.grid.minor=element_blank()) +
  geom_bar(stat="identity", position="dodge", size=0.6, fill="mediumorchid4") + #determines the bar width
  geom_errorbar(aes(ymax=mean+SE, ymin=mean-SE), stat="identity", position=position_dodge(width=0.9), width=0.1)+  #adds error bars
  labs(x="Temperature", y="Number of buds")+  #labels the x and y axes
  ggtitle("Average Bud Production (no dead)")
BudTemp+ggsave("Graphs/Polyps/BudsTemp.png", width=10, height=5)

#Just geno, not temp
BudDataGeno<-NoDeadData%>%
  group_by(Genotype)%>%
  summarize(mean=mean(Total.Buds, na.rm=TRUE), SE=sd(Total.Buds, na.rm=TRUE)/sqrt(length(na.omit(Total.Buds))))
BudDataGeno

BudsGeno<-ggplot(BudDataGeno, aes(x=Genotype, y=mean))+  #basic plot
  theme_bw()+ #Removes grey background
  theme(axis.text.x=element_text(color="black", size=14), axis.text.y=element_text(face="bold", color="black", size=12), axis.title.x = element_text(face="bold", color="black", size=16), axis.title.y = element_text(face="bold", color="black", size=16),panel.grid.major=element_blank(), panel.grid.minor=element_blank()) +
  geom_bar(stat="identity", position="dodge", size=0.6, fill="darkseagreen3") + #determines the bar width
  geom_errorbar(aes(ymax=mean+SE, ymin=mean-SE), stat="identity", position=position_dodge(width=0.9), width=0.1)+  #adds error bars
  labs(x="Temperature", y="Number of Buds")+  #labels the x and y axes
  ggtitle("Average Bud Production (no dead)")
BudsGeno+ggsave("Graphs/Polyps/BudsGeno.png", width=10, height=5)

#STATS####
#Clear the environment
rm(list=ls())
#Load data
mydata<-read.csv("Data/Thesis_PolypData_Summary.csv")
mydata$Temp<-as.factor(mydata$Temp)
View(mydata)

#Total average ephyra production####
#Removing aposymbiotic
NoApoData <- subset(mydata, Genotype != "Aposymbiotic")
View(NoApoData)

#Genotype (fixed) and Temperature (fixed) on dependent variables (total ephyra production)

#Make model
Ephyramodel<-aov(Total.Ephyra.Produced~Genotype*Temp*Plate, random="Plate", data=NoApoData)
#Check assumptions
plot(Ephyramodel)
model1res<-resid(Ephyramodel)
qqp(model1res, "norm")
#I think it's normal enough. A few outliers(?) 338, 361, 290, and 313

#Run model
EphyraAnova<-anova(Ephyramodel)
EphyraAnova
#Yay! Significant interaction between Genotype and Temp (unsurprisingly)
#Genotype:Temp, P=0.003441 ***

#Time to strobilation####

#I need to remove the NA's
StrobilatedData <- subset(NoApoData, Days.to.Strobilation != "NA")
View(StrobilatedData)

#Make model
Strobmodel<-aov(Days.to.Strobilation~Genotype*Temp, data=StrobilatedData)
#Check assumptions
plot(Strobmodel)
Strobmodelres<-resid(Strobmodel)
qqp(Strobmodelres, "norm")
#Not great. A few outliers: 337, 318, 186, and 194

#transform
StrobilatedData$logDays<-log(StrobilatedData$Days.to.Strobilation)
logStrobmodel<-aov(logDays~Genotype*Temp, data=StrobilatedData)
logStrobmodelres<-resid(logStrobmodel)
qqp(logStrobmodelres, "norm")
#Better,let's log one more time

StrobilatedData$loglogDays<-log(StrobilatedData$logDays)
loglogStrobmodel<-aov(loglogDays~Genotype*Temp, data=StrobilatedData)
loglogStrobmodelres<-resid(loglogStrobmodel)
qqp(loglogStrobmodelres, "norm")
#Slightly better, but a lot of points still just above CI's 


#Square root
StrobilatedData$sqrtDays<-sqrt(StrobilatedData$Days.to.Strobilation)
sqrtStrobmodel<-aov(sqrtDays~Genotype*Temp, data=StrobilatedData)
sqrtStrobmodelres<-resid(sqrtStrobmodel)
qqp(sqrtStrobmodelres, "norm")
#Barely changed. 

#Using model of double logged data
anova(loglogStrobmodel)
#Interaction = 0.03549*



#Time to inoculation####
#I need to remove the NA's
InocData <- subset(NoApoData, Days.to.Inoculation != "NA")
View(InocData)

#Make model
Inocmodel<-aov(Days.to.Inoculation~Genotype*Temp, data=InocData)
#Check assumptions
plot(Inocmodel)
Inocmodelres<-resid(Inocmodel)
qqp(Inocmodelres, "norm")
#Ew. That's pretty bad. 

InocData$logIDays<-log(InocData$Days.to.Inoculation)
logInocmodel<-aov(logIDays~Genotype*Temp, data=InocData)
logInocmodelres<-resid(logInocmodel)
qqp(logInocmodelres, "norm")
#Ugh, possibly worse. 

#double log
InocData$loglogIDays<-log(InocData$logIDays)
loglogInocmodel<-aov(loglogIDays~Genotype*Temp, data=InocData)
loglogInocmodelres<-resid(loglogInocmodel)
qqp(loglogInocmodelres, "norm")
#Oh that is better

#triple log??
InocData$trplogIDays<-log(InocData$loglogIDays)
trplogInocmodel<-aov(trplogIDays~Genotype*Temp, data=InocData)
trplogInocmodelres<-resid(trplogInocmodel)
qqp(trplogInocmodelres, "norm")
#Idk man. No.

hist(InocData$trplogIDays)

#Square root
InocData$sqrtIDays<-sqrt(InocData$Days.to.Inoculation)
sqrtInocmodel<-aov(sqrtIDays~Genotype*Temp, data=InocData)
sqrtInocmodelres<-resid(sqrtInocmodel)
qqp(sqrtInocmodelres, "norm")
#No. 

#Fourth root
InocData$fourthrtIDays<-sqrt(InocData$sqrtIDays)
fourthrtInocmodel<-aov(fourthrtIDays~Genotype*Temp, data=InocData)
fourthrtInocmodelres<-resid(fourthrtInocmodel)
qqp(fourthrtInocmodelres, "norm")
#No.

#I think I have to do a GLMM. Later....

#Time to ephyra####
#I need to remove the NA's
TimetoEphyraData <- subset(NoApoData, Days.to.Ephyra != "NA")
View(TimetoEphyraData)

#Make model
TEphyramodel<-aov(Days.to.Ephyra~Genotype*Temp, data=TimetoEphyraData)
#Check assumptions
plot(TEphyramodel)
TEphyramodelres<-resid(TEphyramodel)
qqp(TEphyramodelres, "norm")
#Not too bad, but needs transforming. 

hist(TimetoEphyraData$loglogEDays)

#Log
TimetoEphyraData$logEDays<-log(TimetoEphyraData$Days.to.Ephyra)
logEphyraDaysmodel<-aov(logEDays~Genotype*Temp, data=TimetoEphyraData)
logEphyraDaysmodelres<-resid(logEphyraDaysmodel)
qqp(logEphyraDaysmodelres, "norm")
#Almost. 

#Double log
TimetoEphyraData$loglogEDays<-log(TimetoEphyraData$logEDays)
loglogEphyraDaysmodel<-aov(loglogEDays~Genotype*Temp, data=TimetoEphyraData)
loglogEphyraDaysmodelres<-resid(loglogEphyraDaysmodel)
qqp(loglogEphyraDaysmodelres, "norm")
#Mehhhhhh close enough?
anova(loglogEphyraDaysmodel)
#Interaction is not significant. This one makes sense. 
#Genot and Temp on their own P=<2e-16
#Interaction P=0.3658

#Survival####
#To get a rate I need to tally the number that survived, divided by 24 because that's how 
#many each group started with
Survival<- mydata%>%group_by(Genotype, Temp, Plate, WellNum)%>%
  tally(Survive.to.End == "Yes")
View(Survival)
#1 is yes survived, 0 is no did not survive
#So average should be the survival rate?
Survivalmodel<-aov(n~Genotype*Temp, data=Survival)
plot(Survivalmodel)

#It's bi-model. So I think I need to do something other than anova.
#I need to do a chi-squared test I think

#To see survival overall, not separated by geno or temp
table(Survival$n)
prop.table(table(Survival$n))

chisq.test(Survival$n, Survival$Genotype)
#can't do interactions with chi-squared

#Cochran-Mantel-Haenszel test
mantelhaen.test(Survival$n, Survival$Temp, Survival$Genotype)
#Order matters


#Okay forget all that. I just need to do a log-linear analysis (G-test or chi-square)

#Bud production####
Budmodel<-aov(Total.Buds~Genotype*Temp, data=mydata)
plot(Budmodel)
Budres<-resid(Budmodel)
qqp(Budres, "norm")
#Beautifully normal

anova(Budmodel)
#interaction P=0.002318**
#Second time I run it, interaction = 0.1904

NoDeadData<-subset(mydata, Survive.to.End == "Yes")
View(NoDeadData)

BudmodelNodead<-aov(Total.Buds~Genotype*Temp, data=NoDeadData)
BudNoDeadres<-resid(BudmodelNodead)
qqp(BudNoDeadres, "norm")
#Still normal
anova(BudmodelNodead)
#Interaction P=0.001066
TukeyHSD(aov(Budmodel))
